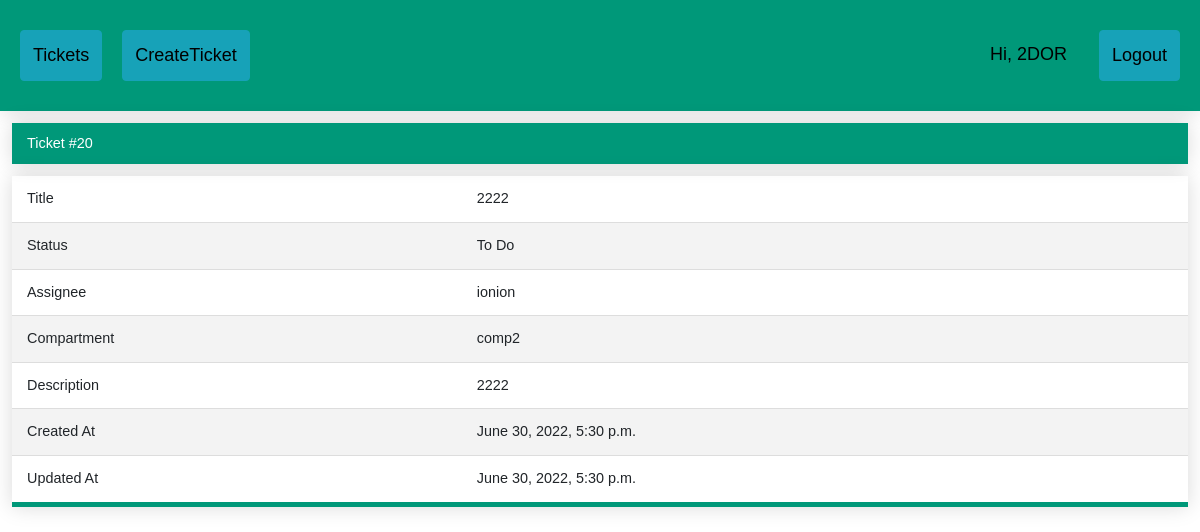
/ticket/20 (signed in), run on the app's committed database.
### ticketApp/models.py (models this page shows)
class Ticket(models.Model):
	title = models.CharField(max_length=100)
	assignee = models.ForeignKey(User, null=True, blank=True, on_delete=models.CASCADE)
	status = models.CharField(max_length=25, choices=TicketStatus.choices, default=TicketStatus.TO_DO)
	compartment = models.CharField(max_length=25, choices=Compartiment.choices, default=Compartiment.comp1)
	description = models.TextField()
	created_at = models.DateTimeField('created at', auto_now_add=True)
	updated_at = models.DateTimeField('updated at', auto_now=True)
	active = models.BooleanField(default=1)

### ticketApp/views.py (the view)
# urls.py: path('ticket/<int:ticket_id>', views.ticket_by_id, name='ticket_by_id'),
def ticket_by_id(request, ticket_id):
	if request.user.is_authenticated:
		ticket = Ticket.objects.get(pk=ticket_id)
		if request.user == ticket.assignee or request.user.is_superuser:
			return render(request, 'ticket_by_id.html', {'ticket': ticket})
		else:
			return redirect('index')
	return render(request, 'index.html')

### ticketApp/templates/ticket_by_id.html (shortened to what this page needs)
{% extends 'base.html' %}
{% block content %}
<div class="ticket">
 <table class="styled-table">
 <h2> Ticket #{{ticket.id}}</h2>
 <tbody>
  <tr>
   <td>Title</td>
   <td>{{ticket.title}}</td>
  </tr>
  <tr>
   <td>Status</td>
   <td>{{ticket.status}}</td>
  </tr>
  <tr>
   <td>Assignee</td>
   <td>{{ticket.assignee}}</td>
  </tr>
    <tr>
   <td>Compartment</td>
   <td>{{ticket.compartment}}</td>
  </tr>
  <tr>
   <td>Description</td>
   <td>{{ticket.description}}</td>
  </tr>
  <tr>
   <td>Created At</td>
   <td>{{ticket.created_at}}</td>
  </tr>
  <tr>
   <td>Updated At</td>
   <td>{{ticket.updated_at}}</td>
  </tr>
 </tbody>
 </table>
</div>
{% endblock %}

### ticketApp/templates/base.html (shortened to what this page needs)
<!DOCTYPE html>
<html>
<head>
  {% load static %}
  <link rel="stylesheet" href="https://stackpath.bootstrapcdn.com/bootstrap/4.4.1/css/bootstrap.min.css"
>
  <link rel="stylesheet" type="text/css" href="{% static 'css/style.css' %}">
</head>
<body>
  <div class="header">
    <a href="{% url 'index' %}" style="margin:10px;" class="btn btn-info">Tickets</a>
    {% if user.is_authenticated %}
    <a href="{% url 'CreateTicket' %}" style="margin:10px;" class="btn btn-info">CreateTicket</a>
    {% endif %}
    <div class="header-right">
      {% if user.is_authenticated %}
          <a style="margin:10px;" >Hi, {{ request.user.username|upper }}</a>
      <a class="btn btn-info" href="/logout_request" style="margin:10px;">Logout</a>
      {% else %}
      <a href="{% url 'login_request' %}" class="btn btn-info">Login</a>
      {% endif %}
    </div>
  </div>
   <div id="body">
   {% block content %}{% endblock %}
  </div>
</body>
</html>

### ticketApp/static/css/style.css (style rules this page uses)
.header { overflow: hidden; background-color: #009879; padding: 20px 10px; min-width: 200px; box-shadow: 0 0 20px rgba(0, 0, 0, 0.15); }
.header a { float: left; color: black; text-align: center; padding: 12px; text-decoration: none; font-size: 18px; font-family: sans-serif; line-height: 25px; border-radius: 4px; }
.header-right { float: right; }
.styled-table { border-collapse: collapse; margin: 25px 0; width:98%; margin-top: 1%; margin-left:1%; margin-right:1%; font-size: 0.9em; font-family: sans-serif; min-width: 200px; box-shadow: 0 0 20px rgba(0, 0, 0, 0.15); }
.styled-table th, .styled-table td { padding: 12px 15px; }
.styled-table tbody tr { border-bottom: 1px solid #dddddd; }
.styled-table tbody tr:nth-of-type(even) { background-color: #f3f3f3; }
.styled-table tbody tr:last-of-type { border-bottom: 5px solid #009879; }
.ticket h2 { background-color: #009879; color: #ffffff; text-align: left; box-shadow: 0 0 20px rgba(0, 0, 0, 0.15); padding: 12px 15px; margin-top: 1%; margin-left: 1%; margin-right: 1%; font-size: 0.9em; font-family: sans-serif; min-width: 200px; }

### data on the page
Ticket: id "20", title "2222", status "To Do", assignee "ionion", compartment "comp2", description "2222", created_at "June 30, 2022, 5:30 p.m.", updated_at "June 30, 2022, 5:30 p.m."

### other printed values
{{ request.user.username|upper }} "2DOR"
